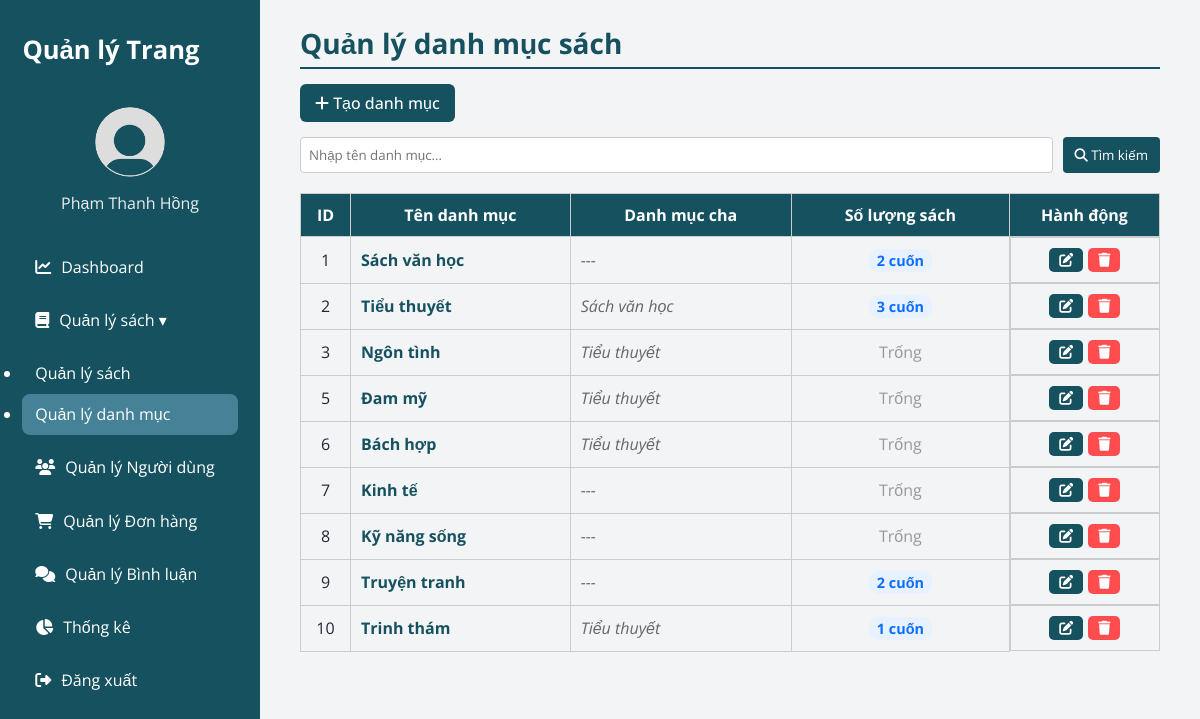
The app's page /admin_categorymanagement.php (signed in) with its own data.
### tables this page shows
CREATE TABLE `categories` (
  `category_id` int(11) NOT NULL,
  `name` varchar(255) NOT NULL,
  `parent_id` int(11) DEFAULT NULL
);

### admin_categorymanagement.php (the view, shortened to what this page needs)
<?php
include 'connect.php';
$search = $_GET['search'] ?? '';
$limit = 20;
$page = isset($_GET['page']) ? max(1, (int)$_GET['page']) : 1;
$offset = ($page - 1) * $limit;
$where = "WHERE 1";
$sql = "SELECT c.*,
               p.name AS parent_name,
               COUNT(b.book_id) AS book_count
        FROM categories c
        LEFT JOIN categories p ON c.parent_id = p.category_id
        LEFT JOIN books b ON c.category_id = b.category_id
        $where
        GROUP BY c.category_id
        ORDER BY c.category_id ASC
        LIMIT $limit OFFSET $offset";
$result = $ocon->query($sql);
?>
<!DOCTYPE html>
<html lang="vi">
<head>
    <link rel="stylesheet" href="CSS/admin.css">
    <link rel="stylesheet" href="CSS/book_management.css">
    <link rel="stylesheet" href="https://cdnjs.cloudflare.com/ajax/libs/font-awesome/6.4.0/css/all.min.css">
</head>
<body>
<?php include 'admin_nav.php'; ?>
<main class="book-management">
    <h2>Quản lý danh mục sách</h2>
    <div class="book-actions">
        <a href="add_category.php" class="btn-create"><i class="fa fa-plus"></i> Tạo danh mục</a>
    </div>
    <form class="book-filter-form" method="get" action="">
        <input type="text" name="search" placeholder="Nhập tên danh mục..." value="<?= htmlspecialchars($search) ?>" style="flex: 1;">
        <button type="submit"><i class="fa fa-search"></i> Tìm kiếm</button>
    </form>
    <div class="book-list">
        <table>
            <thead>
                <tr>
                    <th style="width: 50px;">ID</th>
                    <th>Tên danh mục</th>
                    <th>Danh mục cha</th>
                    <th style="text-align: center;">Số lượng sách</th>
                    <th style="width: 150px;">Hành động</th>
                </tr>
            </thead>
            <tbody>
            <?php
            if($result->num_rows > 0){
                while($row = $result->fetch_assoc()){
                    $hasBooks = $row['book_count'] > 0;
            ?>
                <tr id="cat-<?= $row['category_id'] ?>">
                    <td style="text-align:center;"><?= $row['category_id'] ?></td>
                    <td>
                        <a class="book-link" href="edit_category.php?id=<?= $row['category_id'] ?>">
                            <?= htmlspecialchars($row['name']) ?>
                        </a>
                    </td>
                    <td style="color: #666; font-style: italic;">
                        <?= $row['parent_name'] ? htmlspecialchars($row['parent_name']) : '---' ?>
                    </td>
                    <td style="text-align:center;">
                        <?php if($hasBooks): ?>
                            <span style="background: #e7f1ff; color: #0d6efd; padding: 2px 8px; border-radius: 10px; font-size: 0.9em; font-weight: bold;">
                                <?= $row['book_count'] ?> cuốn
                            </span>
                        <?php else: ?>
                            <span style="color: #999;">Trống</span>
                        <?php endif; ?>
                    </td>
                    <td class="action-buttons">
                        <a href="edit_category.php?id=<?= $row['category_id'] ?>" class="btn-edit" title="Sửa">
                            <i class="fa fa-edit"></i>
                        </a>
                        <a href="javascript:void(0);"
                           class="btn-delete"
                           data-id="<?= $row['category_id'] ?>"
                           data-count="<?= $row['book_count'] ?>"
                           title="Xóa">
                            <i class="fa fa-trash"></i>
                        </a>
                    </td>
                </tr>
            <?php
                }
            } else {
                echo "<tr><td colspan='5' style='text-align:center; padding: 20px;'>Không tìm thấy danh mục nào</td></tr>";
            }
            ?>
            </tbody>
        </table>
    </div>
</main>
</body>
</html>

### CSS/admin.css (style rules this page uses)
:root { --primary: #195b6d; --accent: #538297; --orange: #F59E0B; --bg: #f3f4f6; --dark: #1f2937; --white: #ffffff; --text: #1F2937; --radius: 16px; }
* { margin: 0; padding: 0; box-sizing: border-box; font-family: 'Open Sans', sans-serif; }
body { display: flex; min-height: 100vh; background: var(--bg); color: var(--text); }
main { flex: 1; padding: 1.5rem 2.5rem; }

### CSS/book_management.css (style rules this page uses)
table { width: 100%; border-collapse: collapse; }
th, td { padding: 10px; border: 1px solid #ccc; }
th { background: #16515fff; color: #fff; }
a.book-link { color: #16515fff; text-decoration: none; font-weight: bold; }
.book-filter-form { display: flex; gap: 10px; margin-bottom: 20px; flex-wrap: wrap; }
.book-filter-form input[type="text"] { flex: 1; padding: 8px; border: 1px solid #ccc; border-radius: 4px; }
.book-filter-form button { padding: 8px 12px; border: none; background-color: #16515fff; color: #fff; border-radius: 4px; cursor: pointer; }
.book-list table { width: 100%; border-collapse: collapse; }
.book-list th, .book-list td { padding: 10px; border: 1px solid #ccc; text-align: left; }
.book-list th { background-color: #16515fff; color: #fff; }
.book-link { color: #16515fff; text-decoration: none; font-weight: bold; }
.book-actions { margin-bottom: 15px; }
.btn-create { display: inline-block; padding: 8px 15px; background-color: #16515fff; color: #fff; text-decoration: none; border-radius: 6px; font-weight: 500; transition: 0.3s; }
.book-management h2 { font-size: 28px; font-weight: bold; color: #16515fff; margin-bottom: 15px; border-bottom: 2px solid #16515fff; padding-bottom: 5px; }
.btn-delete { padding: 5px 10px; background-color: #ff4d4f; color: #fff; border: none; border-radius: 5px; cursor: pointer; font-size: 14px; transition: 0.3s; }
.action-buttons { display: flex; gap: 5px; justify-content: center; }
.btn-edit, .btn-delete { padding: 5px 10px; border-radius: 5px; font-size: 14px; text-decoration: none; color: #fff; transition: 0.3s; cursor: pointer; display: inline-flex; align-items: center; gap: 3px; }
.btn-edit { background-color: #16515f; }
.btn-delete { background-color: #ff4d4f; }
.book-list table th { text-align: center; padding: 10px; }

### records on screen
categories: category_id "1", name "Sách văn học", book_count "2"
categories: category_id "2", name "Tiểu thuyết", categories.name "Sách văn học", book_count "3"
categories: category_id "3", name "Ngôn tình", categories.name "Tiểu thuyết", shows "Trống"
categories: category_id "5", name "Đam mỹ", categories.name "Tiểu thuyết", shows "Trống"
categories: category_id "6", name "Bách hợp", categories.name "Tiểu thuyết", shows "Trống"
categories: category_id "7", name "Kinh tế", shows "Trống"
categories: category_id "8", name "Kỹ năng sống", shows "Trống"
categories: category_id "9", name "Truyện tranh", book_count "2"
categories: category_id "10", name "Trinh thám", categories.name "Tiểu thuyết", book_count "1"

### other values on screen
$admin_name "Phạm Thanh Hồng"
